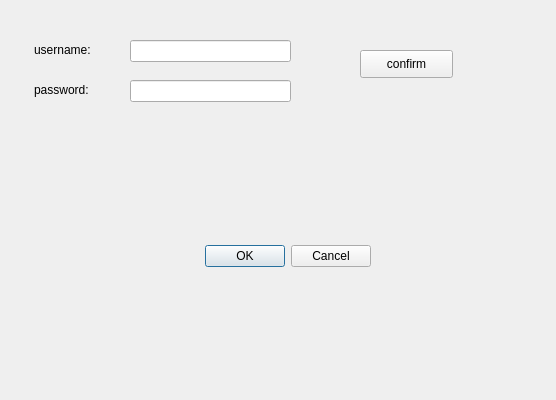
<?xml version="1.0" encoding="UTF-8"?>
<ui version="4.0">
 <class>DialogLogin</class>
 <widget class="QDialog" name="DialogLogin">
  <property name="geometry">
   <rect>
    <x>0</x>
    <y>0</y>
    <width>556</width>
    <height>400</height>
   </rect>
  </property>
  <property name="windowTitle">
   <string>Dialog</string>
  </property>
  <widget class="QDialogButtonBox" name="buttonBox">
   <property name="geometry">
    <rect>
     <x>30</x>
     <y>240</y>
     <width>341</width>
     <height>32</height>
    </rect>
   </property>
   <property name="orientation">
    <enum>Qt::Horizontal</enum>
   </property>
   <property name="standardButtons">
    <set>QDialogButtonBox::Cancel|QDialogButtonBox::Ok</set>
   </property>
  </widget>
  <widget class="QLabel" name="label">
   <property name="geometry">
    <rect>
     <x>34</x>
     <y>40</y>
     <width>71</width>
     <height>20</height>
    </rect>
   </property>
   <property name="text">
    <string>username:</string>
   </property>
  </widget>
  <widget class="QLineEdit" name="lineEditUsername">
   <property name="geometry">
    <rect>
     <x>130</x>
     <y>40</y>
     <width>161</width>
     <height>22</height>
    </rect>
   </property>
  </widget>
  <widget class="QPushButton" name="pushButton">
   <property name="geometry">
    <rect>
     <x>360</x>
     <y>50</y>
     <width>93</width>
     <height>28</height>
    </rect>
   </property>
   <property name="text">
    <string>confirm</string>
   </property>
  </widget>
  <widget class="QLabel" name="label_2">
   <property name="geometry">
    <rect>
     <x>34</x>
     <y>80</y>
     <width>61</width>
     <height>20</height>
    </rect>
   </property>
   <property name="text">
    <string>password:</string>
   </property>
  </widget>
  <widget class="QLineEdit" name="lineEditPassword">
   <property name="geometry">
    <rect>
     <x>130</x>
     <y>80</y>
     <width>161</width>
     <height>22</height>
    </rect>
   </property>
  </widget>
 </widget>
 <resources/>
 <connections>
  <connection>
   <sender>buttonBox</sender>
   <signal>accepted()</signal>
   <receiver>DialogLogin</receiver>
   <slot>accept()</slot>
   <hints>
    <hint type="sourcelabel">
     <x>248</x>
     <y>254</y>
    </hint>
    <hint type="destinationlabel">
     <x>157</x>
     <y>274</y>
    </hint>
   </hints>
  </connection>
  <connection>
   <sender>buttonBox</sender>
   <signal>rejected()</signal>
   <receiver>DialogLogin</receiver>
   <slot>reject()</slot>
   <hints>
    <hint type="sourcelabel">
     <x>316</x>
     <y>260</y>
    </hint>
    <hint type="destinationlabel">
     <x>286</x>
     <y>274</y>
    </hint>
   </hints>
  </connection>
 </connections>
</ui>
